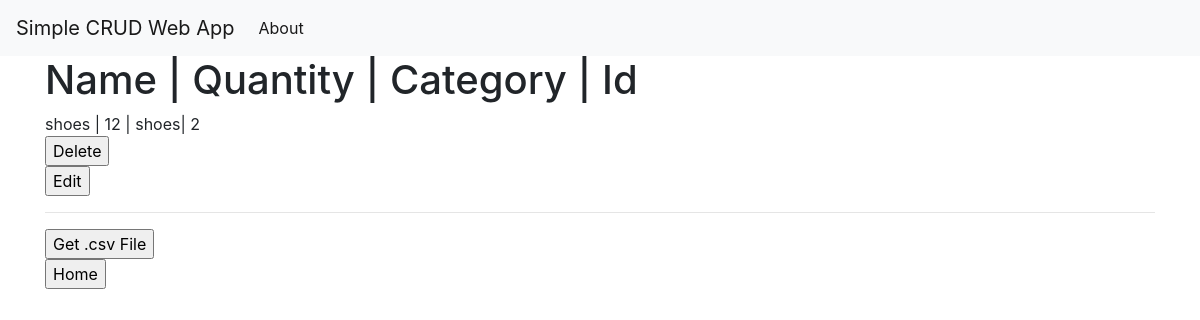
Page /data on the earlier database version.
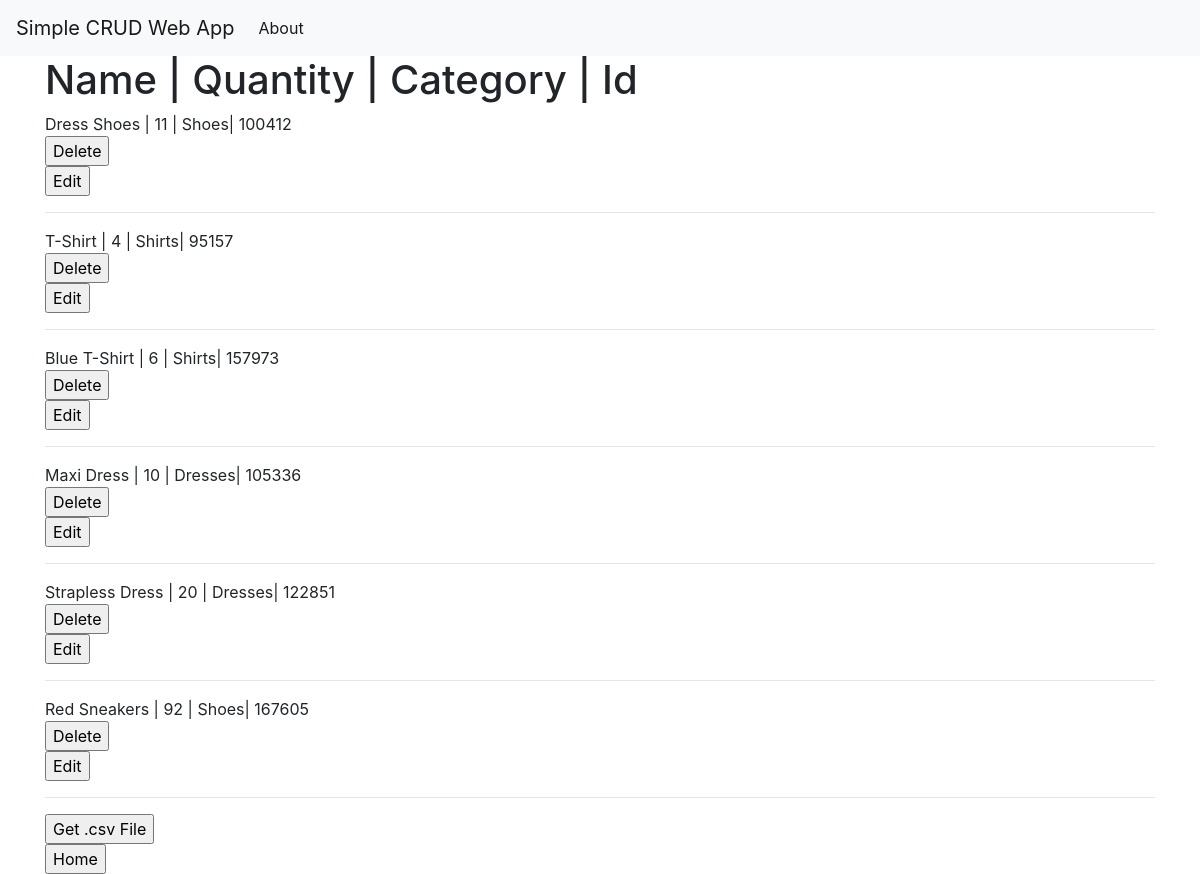
Same page on the later database version.
### models.py (models this page shows, shortened)
class ProductModel(db.Model):
    __tablename__ = "table"
    id = db.Column(db.Integer, primary_key=True)
    product_id = db.Column(db.Integer(), unique=True)
    product_name = db.Column(db.String())
    quantity = db.Column(db.Integer())
    product_category = db.Column(db.String(80))
    def __repr__(self):
        return f"{self.product_name} | {self.quantity} | " \
               f"{self.product_category}| {self.product_id}"

### app.py (the view, shortened to what this page needs)
@app.route('/data', methods=['GET', 'POST'])
def RetrieveList():
    if request.method == 'GET':
        products = ProductModel.query.all()
        return render_template('datalist.html', products=products)

### templates/datalist.html (shortened to what this page needs)
{% extends 'base.html' %}
{% block content %}
<h1>Name | Quantity | Category | Id</h1>
{% for employee in products %}
    <body>{{employee}}
        <form action='' method="POST">
            <input type="submit" value="Delete"/>
        </form>
        <form action='' method="POST">
            <input type="submit" value="Edit"/>
        </form>
    </body><hr>
{% endfor %}
<a href="{{ url_for('download', filename='product_info.csv') }}">
    <input type="submit" value="Get .csv File"/>
</a>
<form action='' method="POST">
    <input type="submit" value="Home"/>
</form>
{% endblock %}

### templates/base.html (shortened to what this page needs)
<!doctype html>
<html lang="en">
<head>
    <link rel="stylesheet" href="https://stackpath.bootstrapcdn.com/bootstrap/4.3.1/css/bootstrap.min.css">
</head>
<body>
<nav class="navbar navbar-expand-md navbar-light bg-light">
    <a class="navbar-brand" href="{{ url_for('home')}}">Simple CRUD Web App</a>
    <div class="collapse navbar-collapse" id="navbarNav">
        <ul class="navbar-nav">
            <li class="nav-item active">
                <a class="nav-link" href="about">About</a>
            </li>
        </ul>
    </div>
</nav>
<div class="container">
    {% block content %} {% endblock %}
</div>
</body>
</html>

Differences in the rows shown:
changed ProductModel: product_name+quantity+product_category "shoes | 12 | shoes| 2" → "Dress Shoes | 11 | Shoes| 100412"
added ProductModel: product_name+quantity+product_category "T-Shirt | 4 | Shirts| 95157"
added ProductModel: product_name+quantity+product_category "Blue T-Shirt | 6 | Shirts| 157973"
added ProductModel: product_name+quantity+product_category "Maxi Dress | 10 | Dresses| 105336"
added ProductModel: product_name+quantity+product_category "Strapless Dress | 20 | Dresses| 122851"
added ProductModel: product_name+quantity+product_category "Red Sneakers | 92 | Shoes| 167605"
